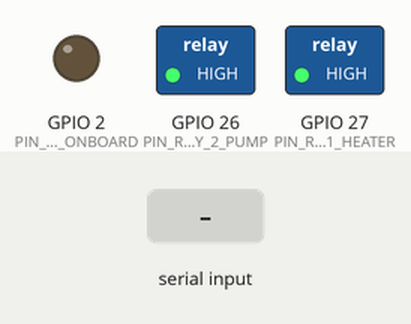
Simulated run of this sketch. Board: ESP32. On the bench: switched loads named in the sketch (green lamp = pin HIGH), output pins drawn as LEDs (lit = HIGH). The test bench sets the inputs (shaded band). What the sketch prints to the serial monitor is not drawn.

Above: at 1.7 s.
1.8 s: "1" received over Serial
At 2.6 s:
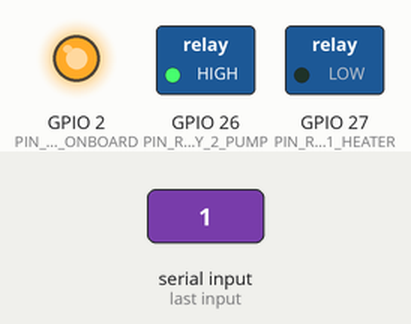
3.3 s: "2" received over Serial
At 3.8 s:
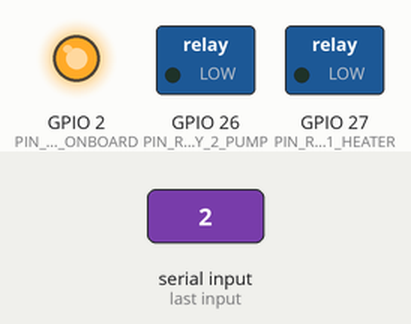
4.8 s: "a" received over Serial
At 5.3 s:
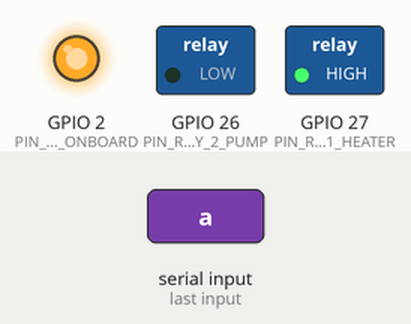
7.8 s: "i" received over Serial
At 9.3 s:
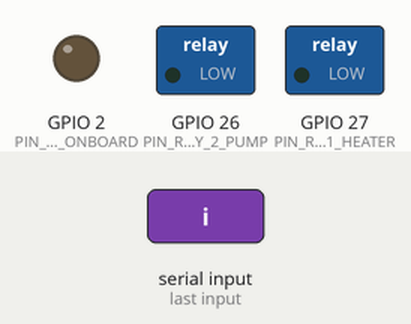
10.3 s: "b" received over Serial
At 11.5 s:
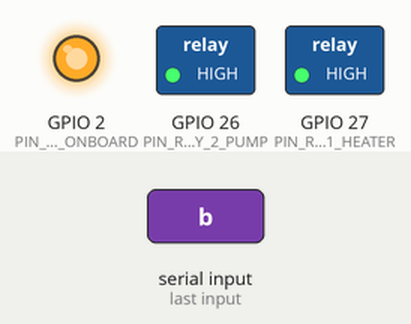
11.8 s: "B" received over Serial
At 12.6 s:
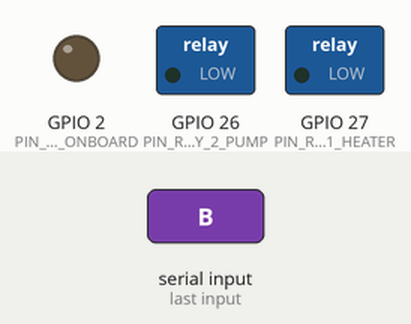
Timing chart, 0 to 14.3 s (numbered marks = the images above; inputs shaded):
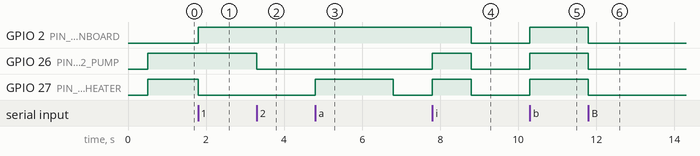

Measured:
- after the input at 1.8 s, GPIO 26 (PIN_RELAY_2_PUMP): stays HIGH (without the input it goes to LOW after 0.20 s); GPIO 27 (PIN_RELAY_1_HEATER): HIGH → LOW at once
- after the input at 3.3 s, GPIO 26 (PIN_RELAY_2_PUMP): HIGH → LOW at once
- after the input at 4.8 s, GPIO 27 (PIN_RELAY_1_HEATER): LOW → HIGH at once, → LOW 2.0 s later
- after the input at 7.8 s, GPIO 26 (PIN_RELAY_2_PUMP), GPIO 27 (PIN_RELAY_1_HEATER): LOW → HIGH after 0.00 s instead of 1.0 s
- after the input at 10.3 s, GPIO 2 (PIN_LED_ONBOARD), GPIO 27 (PIN_RELAY_1_HEATER): LOW → HIGH after 0.00 s instead of 0.50 s; GPIO 26 (PIN_RELAY_2_PUMP): LOW → HIGH at once
- after the input at 11.8 s, GPIO 2 (PIN_LED_ONBOARD), GPIO 26 (PIN_RELAY_2_PUMP), GPIO 27 (PIN_RELAY_1_HEATER): HIGH → LOW at once

The sketch:

relay_quick_test.ino
```cpp
/*
  =============================================================================
  iKwath - 2PH63091A 2-Channel Relay Module Diagnostic Test Tool
  =============================================================================
  Hardware Connections:
  - 2PH63091A VCC  --> ESP32 5V (VIN)
  - 2PH63091A GND  --> ESP32 GND
  - 2PH63091A IN1  --> ESP32 GPIO 27 (Relay 1 - Heater)
  - 2PH63091A IN2  --> ESP32 GPIO 26 (Relay 2 - Water Pump)
  - JD-VCC Jumper  --> Keep jumper cap connected across JD-VCC and VCC

  Active-LOW Logic:
  - LOW  (0V)   = Relay ON  (Coil energized, COM connects to NO, LED lights up)
  - HIGH (3.3V) = Relay OFF (Coil de-energized, COM disconnects from NO)

  Interactive Serial Commands (115200 baud):
  - Send '1' -> Toggle Relay 1 (GPIO 27)
  - Send '2' -> Toggle Relay 2 (GPIO 26)
  - Send 'b' -> Toggle Both Relays
  - Send 'a' -> Start/Stop Automated 2-second clicking cycle
  - Send 'i' -> Invert Trigger Polarity (Active-LOW <-> Active-HIGH)
  =============================================================================
*/

#include <Arduino.h>

#define PIN_RELAY_1_HEATER   27   // Relay Channel 1 (IN1)
#define PIN_RELAY_2_PUMP     26   // Relay Channel 2 (IN2)
#define PIN_LED_ONBOARD       2   // ESP32 Blue Status LED

// Active LOW: LOW = ON, HIGH = OFF
bool activeLow = true;
bool relay1State = false;
bool relay2State = false;
bool autoCycleMode = true;
unsigned long lastCycleTime = 0;
int cycleStep = 0;

void applyRelays() {
  if (activeLow) {
    digitalWrite(PIN_RELAY_1_HEATER, relay1State ? LOW : HIGH);
    digitalWrite(PIN_RELAY_2_PUMP,   relay2State ? LOW : HIGH);
  } else {
    digitalWrite(PIN_RELAY_1_HEATER, relay1State ? HIGH : LOW);
    digitalWrite(PIN_RELAY_2_PUMP,   relay2State ? HIGH : LOW);
  }

  // ESP32 onboard LED reflects if ANY relay is active
  digitalWrite(PIN_LED_ONBOARD, (relay1State || relay2State) ? HIGH : LOW);

  Serial.printf("[STATUS] Relay 1 (GPIO 27 - Heater): %s | Relay 2 (GPIO 26 - Pump): %s | Logic: %s\n",
                relay1State ? "⚡ ON  [CLOSED]" : "⚪ OFF [OPEN]  ",
                relay2State ? "⚡ ON  [CLOSED]" : "⚪ OFF [OPEN]  ",
                activeLow ? "ACTIVE-LOW" : "ACTIVE-HIGH");
}

void setRelay1(bool on) {
  relay1State = on;
  applyRelays();
}

void setRelay2(bool on) {
  relay2State = on;
  applyRelays();
}

void printHelp() {
  Serial.println("\n-------------------------------------------------------------");
  Serial.println("  2PH63091A 2-CHANNEL RELAY TEST MENU (Type command + Enter):");
  Serial.println("-------------------------------------------------------------");
  Serial.println("  1 : Toggle Relay 1 (GPIO 27 - Heater)");
  Serial.println("  2 : Toggle Relay 2 (GPIO 26 - Pump)");
  Serial.println("  b : Toggle Both Relays Together");
  Serial.println("  a : Toggle Automatic Cycle Mode (Click Test Every 2s)");
  Serial.println("  i : Invert Trigger Logic (Current: " + String(activeLow ? "Active-LOW" : "Active-HIGH") + ")");
  Serial.println("  h : Show this menu");
  Serial.println("-------------------------------------------------------------\n");
}

void setup() {
  Serial.begin(115200);
  delay(500);

  Serial.println("\n=============================================================");
  Serial.println("  iKwath - 2PH63091A 2-Channel Relay Module Test Tool  ");
  Serial.println("=============================================================");

  pinMode(PIN_LED_ONBOARD, OUTPUT);
  pinMode(PIN_RELAY_1_HEATER, OUTPUT);
  pinMode(PIN_RELAY_2_PUMP, OUTPUT);

  // Safely initialize relays to OFF
  relay1State = false;
  relay2State = false;
  applyRelays();

  printHelp();
  Serial.println(">> Automatic cycle test is RUNNING. Listen for relay clicks! <<\n");
}

void loop() {
  // 1. Process Serial Commands
  if (Serial.available() > 0) {
    char c = Serial.read();
    if (c == '1') {
      autoCycleMode = false;
      relay1State = !relay1State;
      applyRelays();
    } else if (c == '2') {
      autoCycleMode = false;
      relay2State = !relay2State;
      applyRelays();
    } else if (c == 'b' || c == 'B') {
      autoCycleMode = false;
      bool target = !(relay1State || relay2State);
      relay1State = target;
      relay2State = target;
      applyRelays();
    } else if (c == 'a' || c == 'A') {
      autoCycleMode = !autoCycleMode;
      Serial.printf("[MODE] Auto-Cycle Mode is now %s\n", autoCycleMode ? "ENABLED (Testing every 2s)" : "DISABLED (Manual Mode)");
      if (!autoCycleMode) {
        relay1State = false;
        relay2State = false;
        applyRelays();
      }
    } else if (c == 'i' || c == 'I') {
      activeLow = !activeLow;
      Serial.printf("[CONFIG] Trigger polarity set to: %s\n", activeLow ? "ACTIVE-LOW (Default for 2PH63091A)" : "ACTIVE-HIGH");
      applyRelays();
    } else if (c == 'h' || c == 'H') {
      printHelp();
    }
  }

  // 2. Automated Test Cycle (Demonstrates both relays clicking cleanly)
  if (autoCycleMode) {
    unsigned long now = millis();
    if (now - lastCycleTime >= 2000) { // Step every 2 seconds
      lastCycleTime = now;
      cycleStep = (cycleStep + 1) % 4;

      switch (cycleStep) {
        case 0:
          Serial.println("\n--- Step 1: Turning Relay 1 (Heater - GPIO 27) ON ---");
          relay1State = true;
          relay2State = false;
          applyRelays();
          break;

        case 1:
          Serial.println("\n--- Step 2: Turning Relay 2 (Pump - GPIO 26) ON ---");
          relay1State = false;
          relay2State = true;
          applyRelays();
          break;

        case 2:
          Serial.println("\n--- Step 3: Turning BOTH Relays ON ---");
          relay1State = true;
          relay2State = true;
          applyRelays();
          break;

        case 3:
          Serial.println("\n--- Step 4: Turning BOTH Relays OFF ---");
          relay1State = false;
          relay2State = false;
          applyRelays();
          break;
      }
    }
  }
}
```
